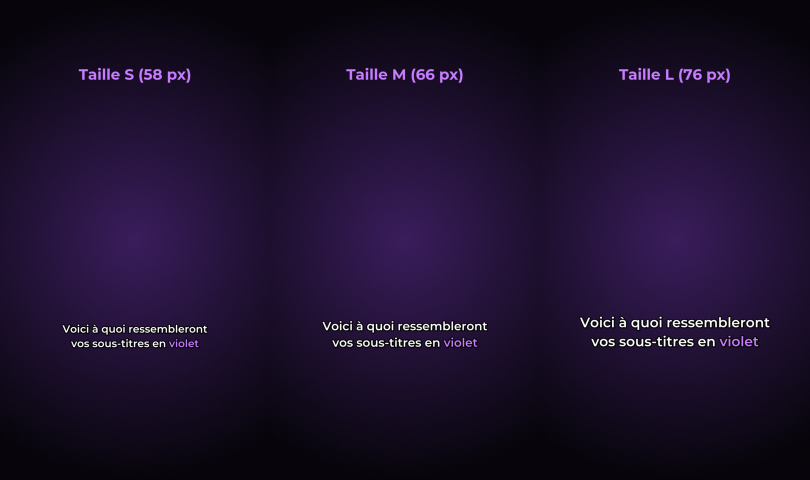
#> input picture charte/apercus/comparatif_tailles.png, 1620 x 960 px (shown at 1/2 size)
$ python miniature.py ../../charte/apercus/comparatif_tailles.png
#> lines starting #> are read from the running program, lines starting #| are printed output that depends on the picture
"""Miniature verticale 1080 x 1920 : cristal héros (image rendue) + titre.

python3 miniature.py [image]   (par défaut : sources/rendu/int_1546.png, macro sur le grand cube)
"""
import sys
from pathlib import Path

from PIL import Image, ImageDraw, ImageEnhance, ImageFilter, ImageFont

ICI = Path(__file__).resolve().parent
POLICE = "/usr/share/fonts/opentype/montserrat/Montserrat-{}.otf"


def texte_centre(d, y, lignes, police, couleur, interligne=1.12):
    for ligne in lignes:
        l = d.textlength(ligne, font=police)
        d.text(((1080 - l) / 2, y), ligne, font=police, fill=couleur)
        y += int(police.size * interligne)
    return y


def principal():
    source = Path(sys.argv[1]) if len(sys.argv) > 1 else ICI / "sources/rendu/int_1546.png"
    im = Image.open(source).convert("RGB").resize((1080, 1920), Image.LANCZOS)
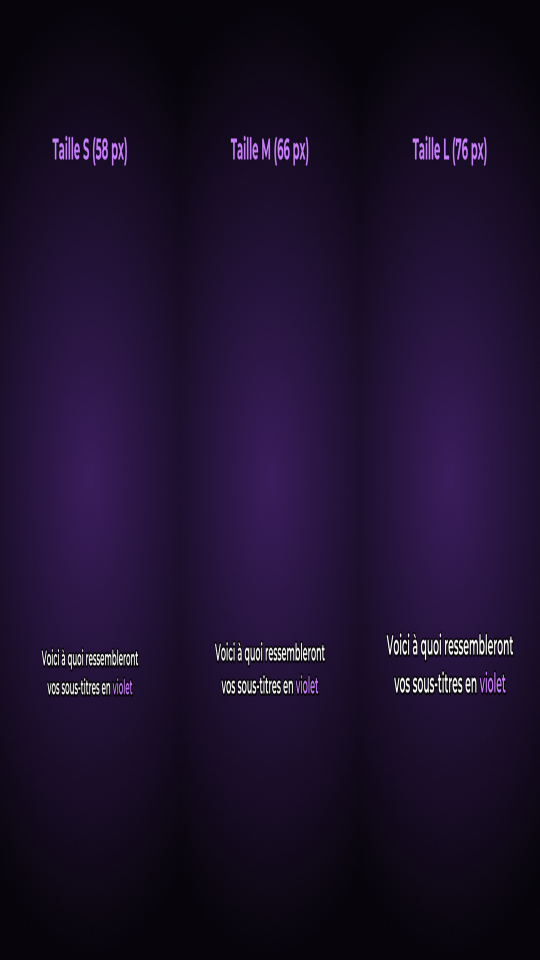
#> im: PIL image 1080x1920 RGB (shown at 1/2 size); mean R, G, B 28.4, 15.8, 44
    im = ImageEnhance.Contrast(im).enhance(1.06)
    # voile dégradé en haut pour la lisibilité du titre
    voile = Image.new("L", (1080, 1920), 0)
#> voile: PIL image 1080x1920 L; every value is 0
    dv = ImageDraw.Draw(voile)
    for y in range(760):
        dv.line([(0, y), (1080, y)], fill=int(235 * (1 - y / 760) ** 1.1))
    noir = Image.new("RGB", im.size, (8, 8, 12))
    im = Image.composite(noir, im, voile)
    calque = Image.new("RGBA", im.size, (0, 0, 0, 0))
#> calque: PIL image 1080x1920 RGBA; every value is 0
    d = ImageDraw.Draw(calque)
    gros = ImageFont.truetype(POLICE.format("ExtraBold"), 92)
    moyen = ImageFont.truetype(POLICE.format("SemiBold"), 42)
    y = texte_centre(d, 270, ["CE QUE TU", "NE VOIS PAS"], gros, (230, 230, 240, 255))
#> y = 476
    y = texte_centre(d, y + 14, ["DANS UN SIMPLE CAILLOU"], moyen, (230, 230, 240, 255))
#> y = 537
    d.rectangle([500, y + 26, 580, y + 30], fill=(118, 80, 201, 255))
    ombre = calque.filter(ImageFilter.GaussianBlur(8))
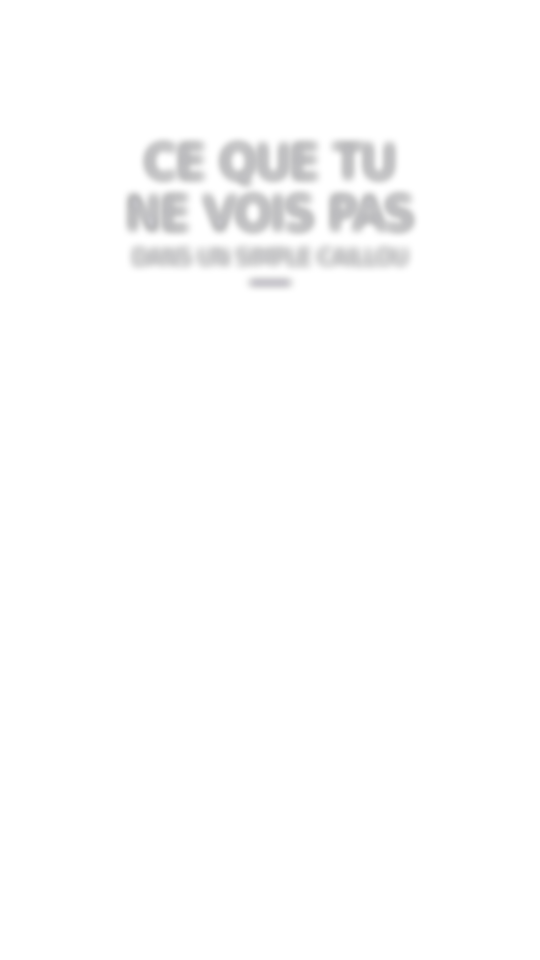
#> ombre: PIL image 1080x1920 RGBA (shown at 1/2 size); mean R, G, B, A 3.2, 3.2, 3.4, 3.2; transparent parts drawn white
    im = im.convert("RGBA")
#> im: PIL image 1080x1920 RGBA
    im.alpha_composite(Image.eval(ombre, lambda v: v // 2))
    im.alpha_composite(calque)
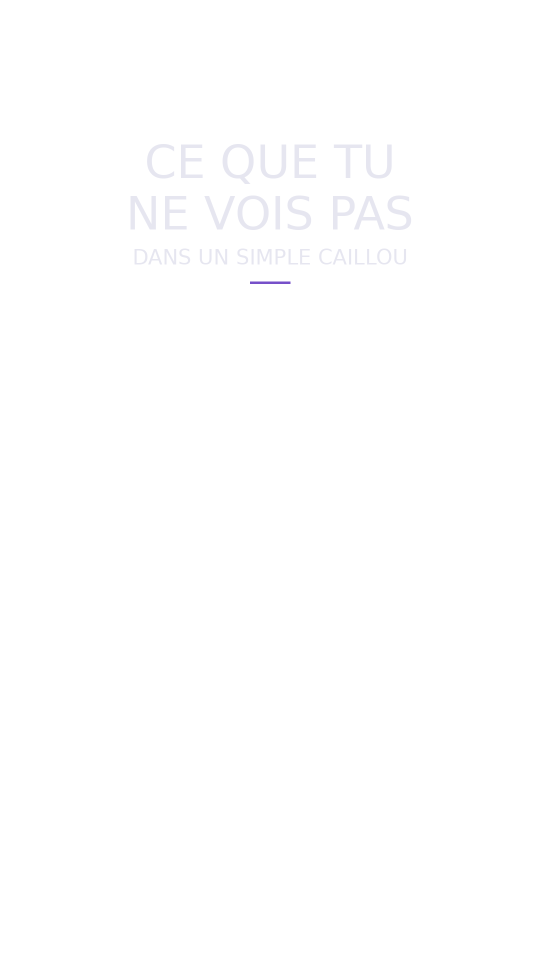
#> calque: PIL image 1080x1920 RGBA (shown at 1/2 size); mean R, G, B, A 3.2, 3.2, 3.4, 3.2; transparent parts drawn white
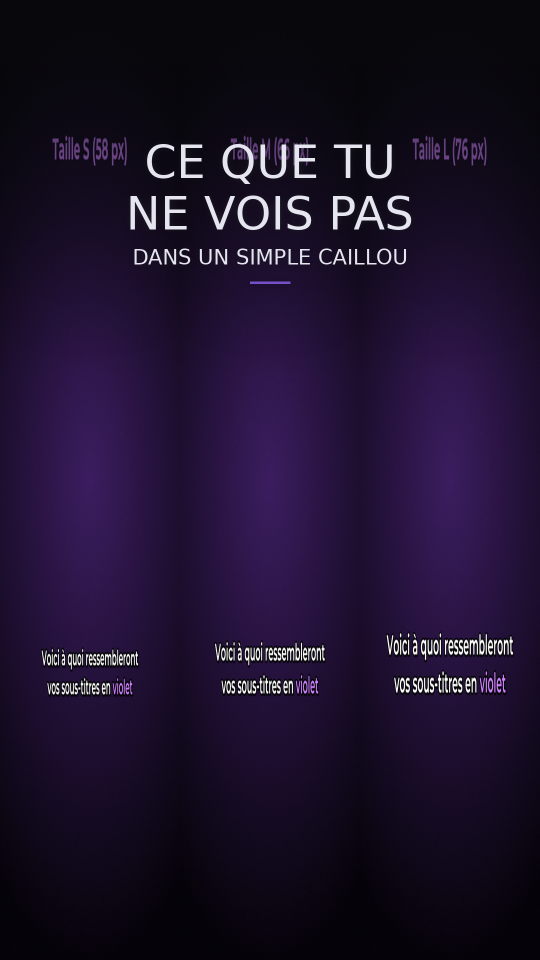
#> im: PIL image 1080x1920 RGBA (shown at 1/2 size); mean R, G, B, A 29.2, 17.4, 44.4, 255
    sortie = ICI / "exports/MINIATURE_CE_QUE_TU_NE_VOIS_PAS.jpg"
    sortie.parent.mkdir(parents=True, exist_ok=True)
    im.convert("RGB").save(sortie, quality=93)
    print(sortie)


if __name__ == "__main__":
    principal()

$ run again, on charte/apercus/sous-titres_taille_M.png
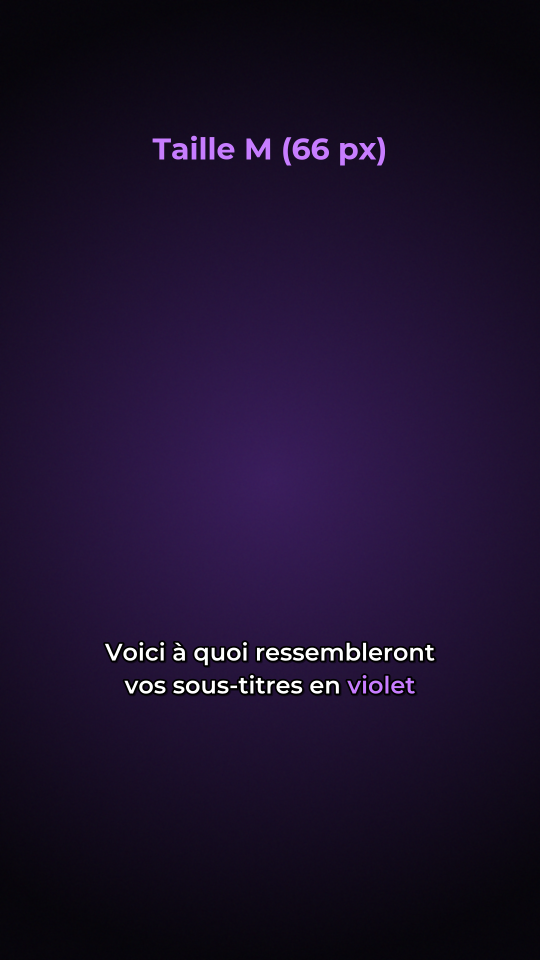
#> input picture charte/apercus/sous-titres_taille_M.png, 1080 x 1920 px (shown at 1/2 size)
#> voile: PIL image 1080x1920 L; every value is 0
#> in principal, `y = texte_centre(d, 270, ["CE QUE TU", "NE VOIS PAS"], gros, (230, 230..`: y = 476
#> in principal, `y = texte_centre(d, y + 14, ["DANS UN SIMPLE CAILLOU"], moyen, (230, 2..`: y = 537
#> in principal, `im.alpha_composite(calque)`:
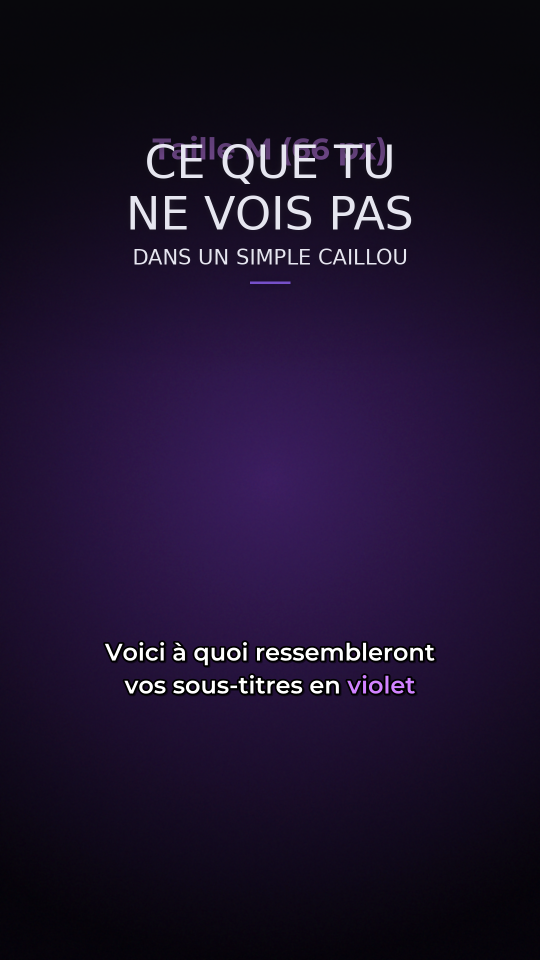
#> im: PIL image 1080x1920 RGBA (shown at 1/2 size); mean R, G, B, A 29.4, 17.7, 44.7, 255

$ run again, on charte/apercus/zones_sures_9x16.png
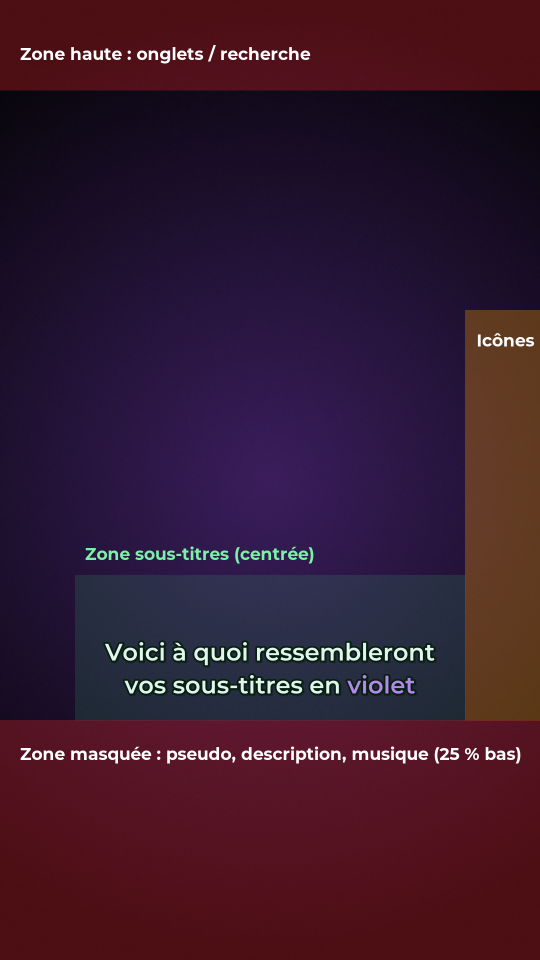
#> input picture charte/apercus/zones_sures_9x16.png, 1080 x 1920 px (shown at 1/2 size)
#> voile: PIL image 1080x1920 L; every value is 0
#> in principal, `im = Image.composite(noir, im, voile)`:
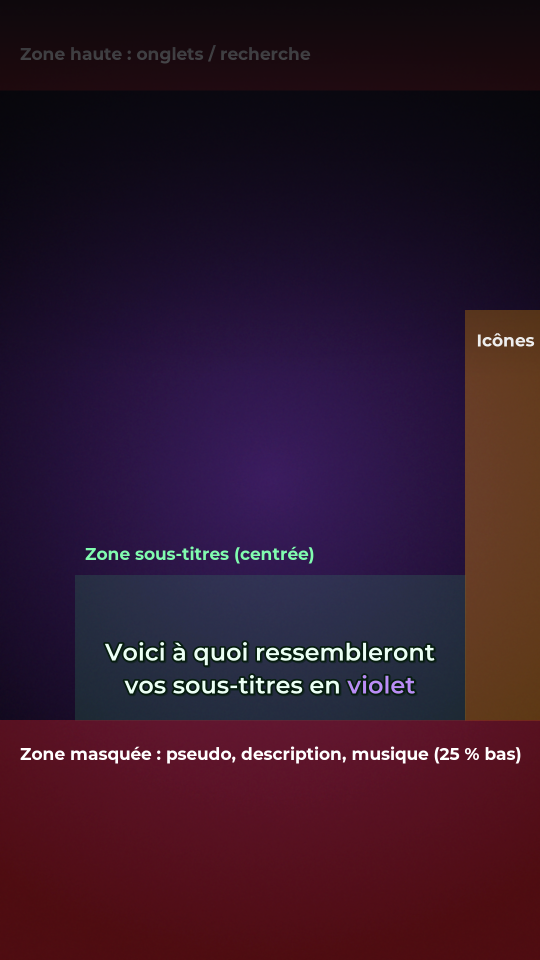
#> im: PIL image 1080x1920 RGB (shown at 1/2 size); mean R, G, B 50.3, 23.8, 43.6
#> in principal, `y = texte_centre(d, 270, ["CE QUE TU", "NE VOIS PAS"], gros, (230, 230..`: y = 476
#> in principal, `y = texte_centre(d, y + 14, ["DANS UN SIMPLE CAILLOU"], moyen, (230, 2..`: y = 537
#> in principal, `im.alpha_composite(calque)`:
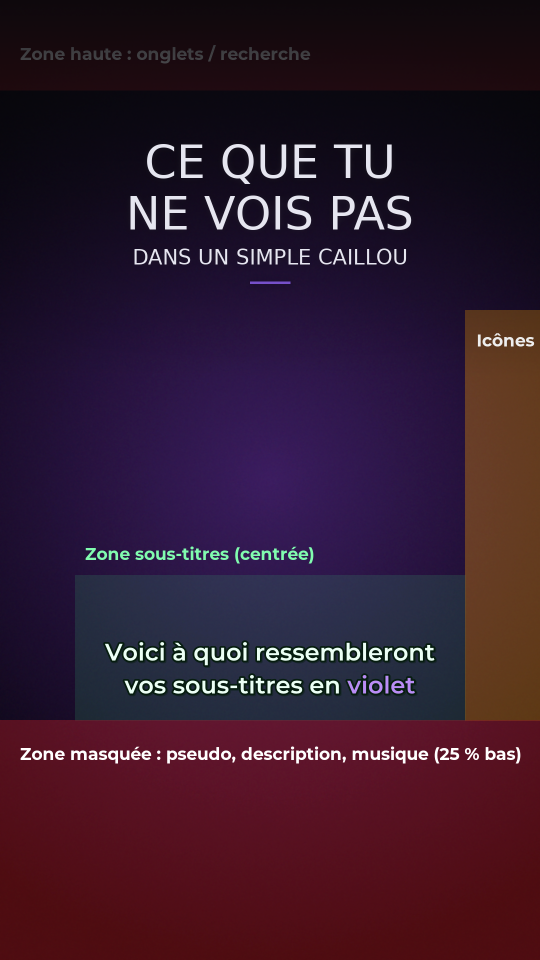
#> im: PIL image 1080x1920 RGBA (shown at 1/2 size); mean R, G, B, A 52.9, 26.6, 46.2, 255
